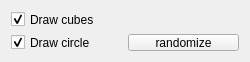
<?xml version="1.0" encoding="UTF-8"?>
<ui version="4.0">
 <class>Visualizer1Class</class>
 <widget class="QWidget" name="Visualizer1Class">
  <property name="geometry">
   <rect>
    <x>0</x>
    <y>0</y>
    <width>250</width>
    <height>62</height>
   </rect>
  </property>
  <property name="sizePolicy">
   <sizepolicy hsizetype="Preferred" vsizetype="Preferred">
    <horstretch>0</horstretch>
    <verstretch>0</verstretch>
   </sizepolicy>
  </property>
  <property name="minimumSize">
   <size>
    <width>250</width>
    <height>30</height>
   </size>
  </property>
  <property name="baseSize">
   <size>
    <width>180</width>
    <height>30</height>
   </size>
  </property>
  <property name="windowTitle">
   <string>Visualizer 1</string>
  </property>
  <layout class="QVBoxLayout" name="verticalLayout">
   <item>
    <widget class="QCheckBox" name="cbCubes">
     <property name="text">
      <string>Draw cubes</string>
     </property>
     <property name="checked">
      <bool>true</bool>
     </property>
    </widget>
   </item>
   <item>
    <layout class="QHBoxLayout" name="horizontalLayout">
     <item>
      <widget class="QCheckBox" name="cbCircle">
       <property name="sizePolicy">
        <sizepolicy hsizetype="Preferred" vsizetype="Fixed">
         <horstretch>0</horstretch>
         <verstretch>0</verstretch>
        </sizepolicy>
       </property>
       <property name="text">
        <string>Draw circle</string>
       </property>
       <property name="checked">
        <bool>true</bool>
       </property>
      </widget>
     </item>
     <item>
      <widget class="QPushButton" name="pbCircleRadius">
       <property name="text">
        <string>randomize</string>
       </property>
      </widget>
     </item>
    </layout>
   </item>
  </layout>
 </widget>
 <layoutdefault spacing="6" margin="11"/>
 <resources/>
 <connections/>
</ui>
